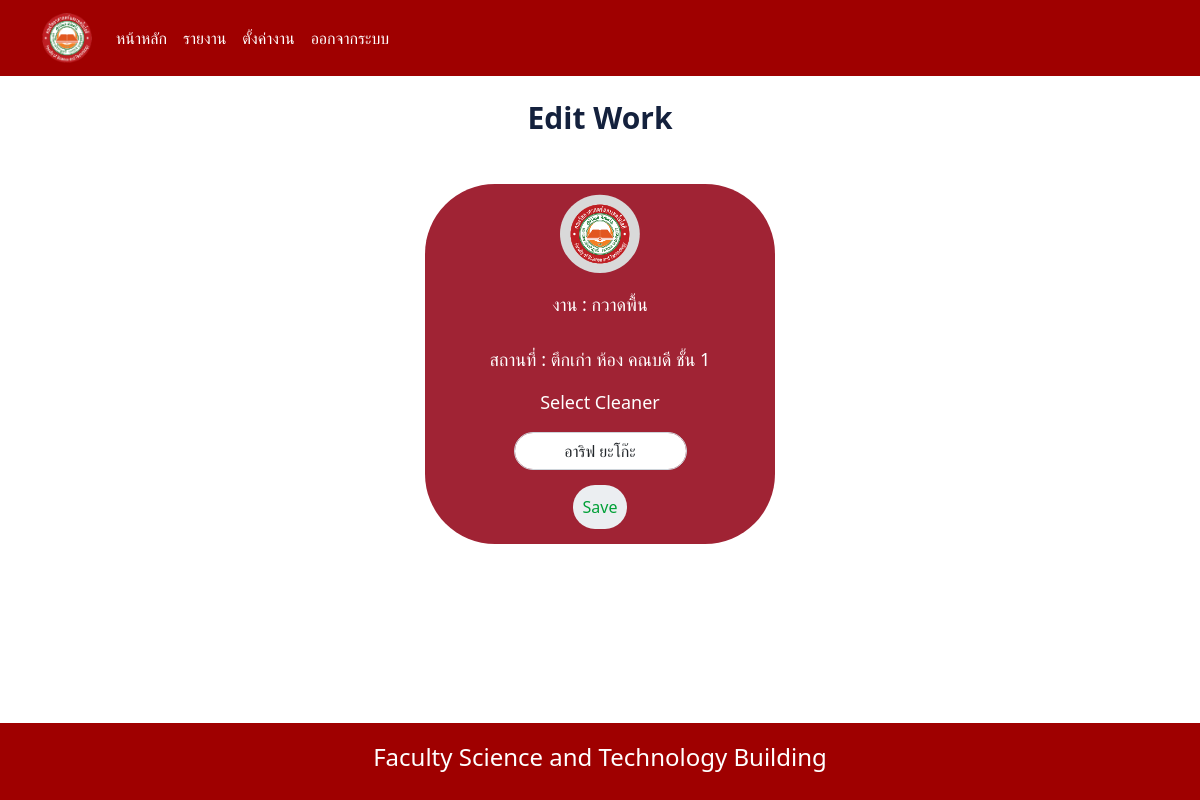
/edit_work/16/ (signed in), run on the app's committed database.
### cleanerapp/models.py (models this page shows, shortened)
class Work(models.Model):
    work_name = models.CharField(max_length=100)
    cleaner = models.ForeignKey(Cleaner, on_delete=models.CASCADE)
    room = models.ForeignKey(Room, on_delete=models.CASCADE)
    WEEKDAYS = [
        ('Sunday', 'Sunday'),
        ('Monday', 'Monday'),
        ('Tuesday', 'Tuesday'),
        ('Wednesday', 'Wednesday'),
        ('Thursday', 'Thursday'),
        ('Friday', 'Friday'),
        ('Saturday', 'Saturday'),
    ]
    day = models.CharField(max_length=9, choices=WEEKDAYS)  # Set max_length to accommodate the longest weekday name
    class Meta:
        unique_together = ('work_name', 'cleaner', 'room', 'day')

class Room(models.Model):
    room_name = models.CharField(max_length=100)
    building = models.ForeignKey(Building, on_delete=models.CASCADE)
    floor_num = models.PositiveIntegerField()
    def __str__(self):
        return f" {self.building.name} ห้อง {self.room_name} ชั้น {self.floor_num}"
    class Meta:
        unique_together = ('room_name', 'building', 'floor_num')

class Building(models.Model):
    name = models.CharField(max_length=100, unique=True)
    total_floors = models.PositiveIntegerField()

class Cleaner(models.Model):
    SEX_CHOICES = [
        ('Male', 'Male'),
        ('Female', 'Female'),
    ]
    profile_image = models.ImageField(upload_to='profile_images/', blank=True, null=True)
    user = models.OneToOneField(User, on_delete=models.CASCADE)
    sex = models.CharField(max_length=10, choices=SEX_CHOICES)

### cleanerapp/views.py (the view, shortened to what this page needs)
# urls.py: path('edit_work/<int:work_id>/', views.edit_work, name='edit_work'),
@login_required
@staff_required
def edit_work(request, work_id):
    work = get_object_or_404(Work, pk=work_id)
    cleaners = Cleaner.objects.all()
    context = {
        'work': work,
        'cleaners': cleaners,
    }
    return render(request, 'edit_work.html', context)

### templates/edit_work.html (shortened to what this page needs)
{% include 'navbar.html' %}
<!DOCTYPE html>
<html lang="en">
<head>
    {% load static %}
    <link rel="stylesheet" href="{% static 'css/edit.css' %}">
</head>
<body>
    <div class="content">
            <h3 class="text-center mt-4" style="font-size: 30px; color: #14213D; font-weight: bold;">Edit Work</h3>
            <div class="container bg mt-5 d-flex flex-column justify-content-center align-items-center">
            <div class="images">
            <svg xmlns="http://www.w3.org/2000/svg" width="80" height="80" viewBox="0 0 198 194" fill="none">
                <path d="M197.485 96.7733C197.485 150.22 153.277 193.547 98.7427 193.547C44.2086 193.547 0 150.22 0 96.7733C0 43.3269 44.2086 0 98.7427 0C153.277 0 197.485 43.3269 197.485 96.7733Z" fill="#D9D9D9"/>
                <image x="24" y="22" width="150" height="150" xlink:href="{% static 'images/ftu_logo-removebg-preview.png' %}" />
            </svg>
        </div>
        <p class="text-center">งาน : {{ work.work_name }} </p>
        <p class="text-center">สถานที่ : {{ work.room }}</p>
            <form method="post">
                <div class="form-group">
                    <div class="d-flex justify-content-center align-items-center">
                        <p>
                            <label for="cleaner" style="color: white; font-size: 18px; font-weight: 500;">Select Cleaner</label>
                        </p>
                    </div>
                    <select class="form-control" id="cleaner" name="cleaner" style="border-radius: 20px;">
                        {% for cleaner in cleaners %}
                            <option value="{{ cleaner.id }}"{% if work.cleaner.id == cleaner.id %}selected{% endif %} style="text-align: center;">{{ cleaner.user.get_full_name }}</option>
                        {% endfor %}
                    </select>
                </div>
                <div class="d-flex justify-content-center align-items-center">
                    <button type="submit" class="btn btn-primary">Save</button>
                </div>
            </form>
        </div>
    </div>
</body>
</html>

### static/css/edit.css (style rules this page uses)
body { flex-direction: column; display: flex; }
.content { flex: 1; padding-bottom: 100px; }
.content { flex: 1; }
.container.bg { border-radius: 70px; background: #a02334; width: 350px; height: auto; flex-shrink: 0; }
.images { margin-bottom: 5px; padding-top: 10px; }
.text-center { font-size: 18px; margin-top: 12px; color: white; }
button.btn { font-size: 16px; font-weight: 500; padding: 10px; margin: 15px; width: auto; background: #ebeef1; cursor: pointer; border: none; border-radius: 50px; color: #00a037; box-shadow: 20px 10px 10px 1px rgba(10, 90, 169, 0.16), -10px -10px -10px -1px rgba(255, 255, 255, 0.70); }

### data on the page
Work: work_name "กวาดพื้น", room "ตึกเก่า ห้อง คณบดี ชั้น 1", cleaner "อาริฟ ยะโก๊ะ"
